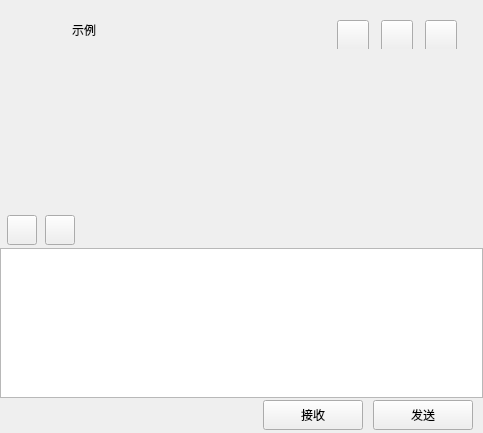
<?xml version="1.0" encoding="UTF-8"?>
<ui version="4.0">
 <class>ChatWid</class>
 <widget class="QWidget" name="ChatWid">
  <property name="geometry">
   <rect>
    <x>0</x>
    <y>0</y>
    <width>483</width>
    <height>433</height>
   </rect>
  </property>
  <property name="windowTitle">
   <string>Form</string>
  </property>
  <layout class="QVBoxLayout" name="verticalLayout_2" stretch="0">
   <property name="spacing">
    <number>0</number>
   </property>
   <property name="leftMargin">
    <number>0</number>
   </property>
   <property name="topMargin">
    <number>0</number>
   </property>
   <property name="rightMargin">
    <number>0</number>
   </property>
   <property name="bottomMargin">
    <number>0</number>
   </property>
   <item>
    <widget class="QWidget" name="chat_dat_wid" native="true">
     <layout class="QVBoxLayout" name="verticalLayout">
      <property name="spacing">
       <number>0</number>
      </property>
      <property name="leftMargin">
       <number>0</number>
      </property>
      <property name="topMargin">
       <number>0</number>
      </property>
      <property name="rightMargin">
       <number>0</number>
      </property>
      <property name="bottomMargin">
       <number>0</number>
      </property>
      <item>
       <widget class="QWidget" name="title_wid" native="true">
        <property name="minimumSize">
         <size>
          <width>0</width>
          <height>60</height>
         </size>
        </property>
        <property name="maximumSize">
         <size>
          <width>16777215</width>
          <height>60</height>
         </size>
        </property>
        <layout class="QVBoxLayout" name="verticalLayout_3">
         <property name="spacing">
          <number>6</number>
         </property>
         <property name="leftMargin">
          <number>6</number>
         </property>
         <property name="topMargin">
          <number>2</number>
         </property>
         <property name="rightMargin">
          <number>2</number>
         </property>
         <property name="bottomMargin">
          <number>2</number>
         </property>
         <item>
          <widget class="QWidget" name="widget" native="true">
           <layout class="QHBoxLayout" name="horizontalLayout_3">
            <item>
             <widget class="QWidget" name="widget_3" native="true">
              <layout class="QHBoxLayout" name="horizontalLayout_2">
               <property name="spacing">
                <number>5</number>
               </property>
               <property name="leftMargin">
                <number>0</number>
               </property>
               <property name="topMargin">
                <number>0</number>
               </property>
               <property name="rightMargin">
                <number>0</number>
               </property>
               <property name="bottomMargin">
                <number>0</number>
               </property>
               <item>
                <widget class="ElaImageCard" name="avatar_wid" native="true">
                 <property name="minimumSize">
                  <size>
                   <width>35</width>
                   <height>35</height>
                  </size>
                 </property>
                 <property name="maximumSize">
                  <size>
                   <width>35</width>
                   <height>35</height>
                  </size>
                 </property>
                </widget>
               </item>
               <item>
                <widget class="Status_label" name="status_lb">
                 <property name="minimumSize">
                  <size>
                   <width>12</width>
                   <height>12</height>
                  </size>
                 </property>
                 <property name="maximumSize">
                  <size>
                   <width>12</width>
                   <height>12</height>
                  </size>
                 </property>
                 <property name="font">
                  <font>
                   <pointsize>13</pointsize>
                  </font>
                 </property>
                 <property name="styleSheet">
                  <string notr="true">border-radius: 8px;</string>
                 </property>
                 <property name="text">
                  <string/>
                 </property>
                </widget>
               </item>
               <item>
                <widget class="ElaText" name="title_lb">
                 <property name="text">
                  <string>示例</string>
                 </property>
                </widget>
               </item>
              </layout>
             </widget>
            </item>
            <item>
             <widget class="QWidget" name="widget_2" native="true">
              <property name="minimumSize">
               <size>
                <width>150</width>
                <height>0</height>
               </size>
              </property>
              <property name="maximumSize">
               <size>
                <width>150</width>
                <height>16777215</height>
               </size>
              </property>
              <layout class="QHBoxLayout" name="horizontalLayout">
               <item>
                <widget class="ElaToolButton" name="video_btn">
                 <property name="minimumSize">
                  <size>
                   <width>32</width>
                   <height>32</height>
                  </size>
                 </property>
                 <property name="maximumSize">
                  <size>
                   <width>32</width>
                   <height>32</height>
                  </size>
                 </property>
                 <property name="text">
                  <string/>
                 </property>
                </widget>
               </item>
               <item>
                <widget class="ElaToolButton" name="phone_btn">
                 <property name="minimumSize">
                  <size>
                   <width>32</width>
                   <height>32</height>
                  </size>
                 </property>
                 <property name="maximumSize">
                  <size>
                   <width>32</width>
                   <height>32</height>
                  </size>
                 </property>
                 <property name="text">
                  <string/>
                 </property>
                </widget>
               </item>
               <item>
                <widget class="ElaToolButton" name="more_btn">
                 <property name="minimumSize">
                  <size>
                   <width>32</width>
                   <height>32</height>
                  </size>
                 </property>
                 <property name="maximumSize">
                  <size>
                   <width>32</width>
                   <height>32</height>
                  </size>
                 </property>
                 <property name="text">
                  <string/>
                 </property>
                </widget>
               </item>
              </layout>
             </widget>
            </item>
           </layout>
          </widget>
         </item>
        </layout>
       </widget>
      </item>
      <item>
       <widget class="ChatView" name="chat_data_list" native="true">
        <property name="minimumSize">
         <size>
          <width>0</width>
          <height>60</height>
         </size>
        </property>
       </widget>
      </item>
      <item>
       <widget class="QWidget" name="tool_wid" native="true">
        <property name="minimumSize">
         <size>
          <width>0</width>
          <height>35</height>
         </size>
        </property>
        <property name="maximumSize">
         <size>
          <width>16777215</width>
          <height>35</height>
         </size>
        </property>
        <layout class="QHBoxLayout" name="horizontalLayout_4">
         <property name="spacing">
          <number>3</number>
         </property>
         <property name="leftMargin">
          <number>2</number>
         </property>
         <property name="topMargin">
          <number>2</number>
         </property>
         <property name="rightMargin">
          <number>2</number>
         </property>
         <property name="bottomMargin">
          <number>2</number>
         </property>
         <item>
          <spacer name="horizontalSpacer_2">
           <property name="orientation">
            <enum>Qt::Orientation::Horizontal</enum>
           </property>
           <property name="sizeType">
            <enum>QSizePolicy::Policy::Fixed</enum>
           </property>
           <property name="sizeHint" stdset="0">
            <size>
             <width>5</width>
             <height>20</height>
            </size>
           </property>
          </spacer>
         </item>
         <item>
          <widget class="ElaToolButton" name="emo_btn">
           <property name="minimumSize">
            <size>
             <width>30</width>
             <height>30</height>
            </size>
           </property>
           <property name="maximumSize">
            <size>
             <width>30</width>
             <height>30</height>
            </size>
           </property>
           <property name="text">
            <string/>
           </property>
          </widget>
         </item>
         <item>
          <spacer name="horizontalSpacer_3">
           <property name="orientation">
            <enum>Qt::Orientation::Horizontal</enum>
           </property>
           <property name="sizeType">
            <enum>QSizePolicy::Policy::Fixed</enum>
           </property>
           <property name="sizeHint" stdset="0">
            <size>
             <width>5</width>
             <height>20</height>
            </size>
           </property>
          </spacer>
         </item>
         <item>
          <widget class="ElaToolButton" name="file_btn">
           <property name="minimumSize">
            <size>
             <width>30</width>
             <height>30</height>
            </size>
           </property>
           <property name="maximumSize">
            <size>
             <width>30</width>
             <height>30</height>
            </size>
           </property>
           <property name="text">
            <string/>
           </property>
          </widget>
         </item>
         <item>
          <spacer name="horizontalSpacer">
           <property name="orientation">
            <enum>Qt::Orientation::Horizontal</enum>
           </property>
           <property name="sizeHint" stdset="0">
            <size>
             <width>40</width>
             <height>20</height>
            </size>
           </property>
          </spacer>
         </item>
        </layout>
       </widget>
      </item>
      <item>
       <widget class="MessageTextEdit" name="chatEdit">
        <property name="minimumSize">
         <size>
          <width>0</width>
          <height>150</height>
         </size>
        </property>
        <property name="maximumSize">
         <size>
          <width>16777215</width>
          <height>150</height>
         </size>
        </property>
       </widget>
      </item>
      <item>
       <widget class="QWidget" name="send_wid" native="true">
        <property name="minimumSize">
         <size>
          <width>0</width>
          <height>35</height>
         </size>
        </property>
        <property name="maximumSize">
         <size>
          <width>16777215</width>
          <height>35</height>
         </size>
        </property>
        <layout class="QHBoxLayout" name="horizontalLayout_5">
         <property name="spacing">
          <number>0</number>
         </property>
         <property name="leftMargin">
          <number>0</number>
         </property>
         <property name="topMargin">
          <number>0</number>
         </property>
         <property name="rightMargin">
          <number>0</number>
         </property>
         <property name="bottomMargin">
          <number>0</number>
         </property>
         <item>
          <spacer name="horizontalSpacer_4">
           <property name="orientation">
            <enum>Qt::Orientation::Horizontal</enum>
           </property>
           <property name="sizeHint" stdset="0">
            <size>
             <width>40</width>
             <height>20</height>
            </size>
           </property>
          </spacer>
         </item>
         <item>
          <widget class="ClikedBtn" name="receive_btn">
           <property name="minimumSize">
            <size>
             <width>100</width>
             <height>30</height>
            </size>
           </property>
           <property name="text">
            <string>接收</string>
           </property>
          </widget>
         </item>
         <item>
          <spacer name="horizontalSpacer_5">
           <property name="orientation">
            <enum>Qt::Orientation::Horizontal</enum>
           </property>
           <property name="sizeType">
            <enum>QSizePolicy::Policy::Fixed</enum>
           </property>
           <property name="sizeHint" stdset="0">
            <size>
             <width>10</width>
             <height>20</height>
            </size>
           </property>
          </spacer>
         </item>
         <item>
          <widget class="ClikedBtn" name="send_btn">
           <property name="minimumSize">
            <size>
             <width>100</width>
             <height>30</height>
            </size>
           </property>
           <property name="text">
            <string>发送</string>
           </property>
          </widget>
         </item>
         <item>
          <spacer name="horizontalSpacer_6">
           <property name="orientation">
            <enum>Qt::Orientation::Horizontal</enum>
           </property>
           <property name="sizeType">
            <enum>QSizePolicy::Policy::Fixed</enum>
           </property>
           <property name="sizeHint" stdset="0">
            <size>
             <width>10</width>
             <height>20</height>
            </size>
           </property>
          </spacer>
         </item>
        </layout>
       </widget>
      </item>
     </layout>
    </widget>
   </item>
  </layout>
 </widget>
 <customwidgets>
  <customwidget>
   <class>ElaText</class>
   <extends>QLabel</extends>
   <header location="global">elatext.h</header>
  </customwidget>
  <customwidget>
   <class>ElaToolButton</class>
   <extends>QToolButton</extends>
   <header location="global">elatoolbutton.h</header>
  </customwidget>
  <customwidget>
   <class>ClikedBtn</class>
   <extends>QPushButton</extends>
   <header location="global">chat/clikedbtn.h</header>
  </customwidget>
  <customwidget>
   <class>Status_label</class>
   <extends>QLabel</extends>
   <header location="global">chat/status_label.h</header>
  </customwidget>
  <customwidget>
   <class>ElaImageCard</class>
   <extends>QWidget</extends>
   <header location="global">elaimagecard.h</header>
   <container>1</container>
  </customwidget>
  <customwidget>
   <class>ChatView</class>
   <extends>QWidget</extends>
   <header location="global">chat/chatview.h</header>
   <container>1</container>
  </customwidget>
  <customwidget>
   <class>MessageTextEdit</class>
   <extends>QTextEdit</extends>
   <header location="global">chat/messagetextedit.h</header>
  </customwidget>
 </customwidgets>
 <resources/>
 <connections/>
</ui>
